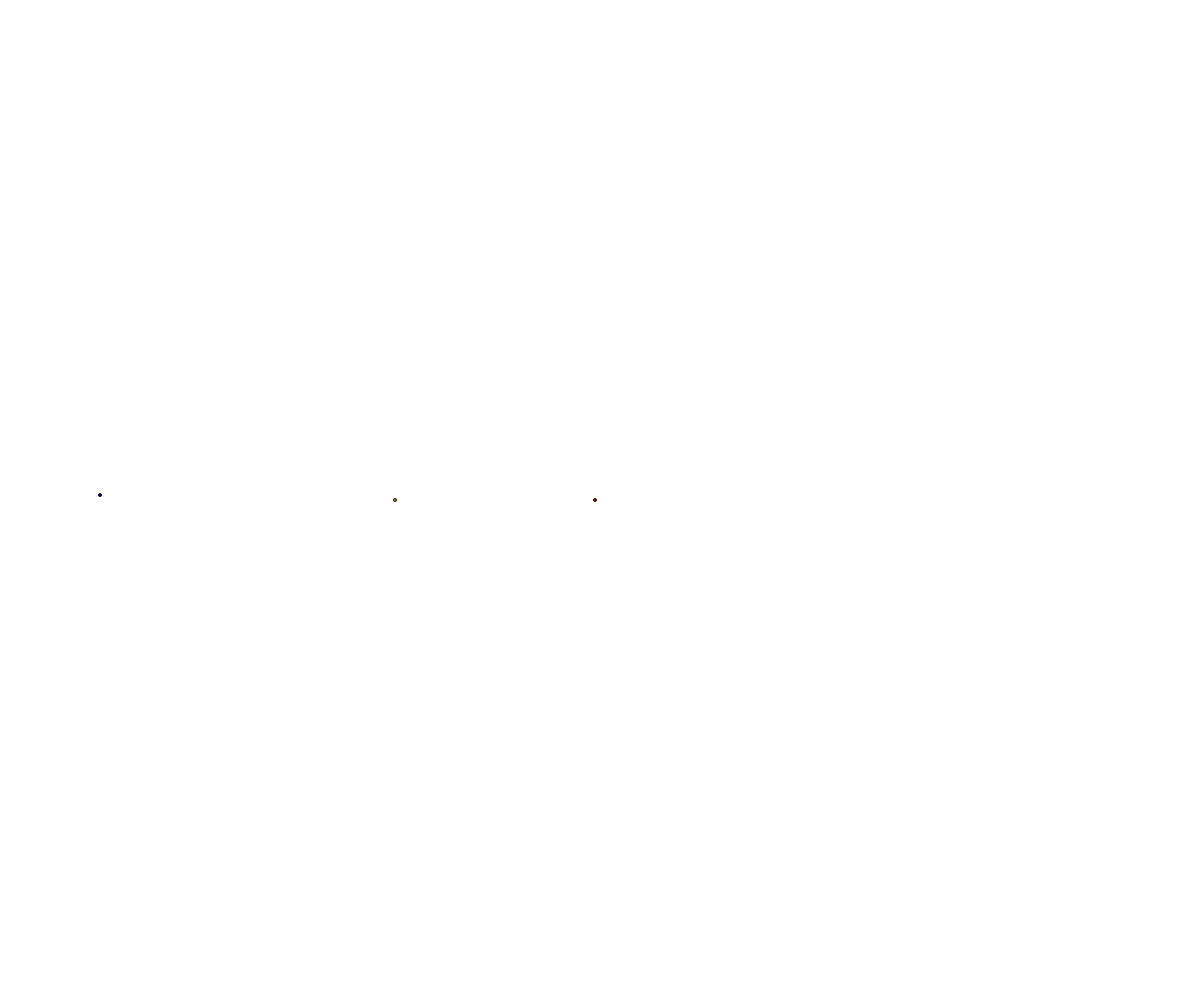
Frame 1 (no input)
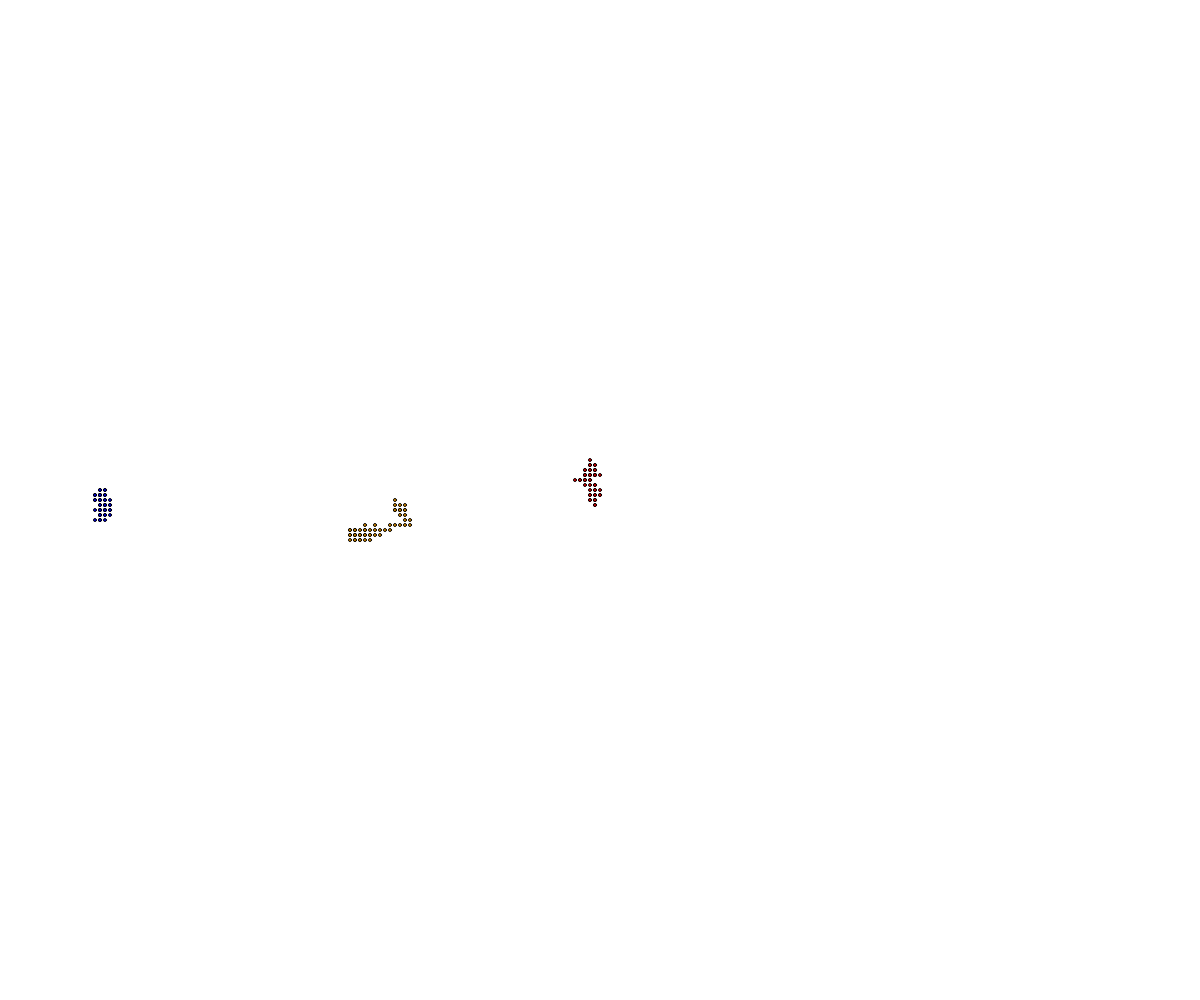
Frame 60 (no input)
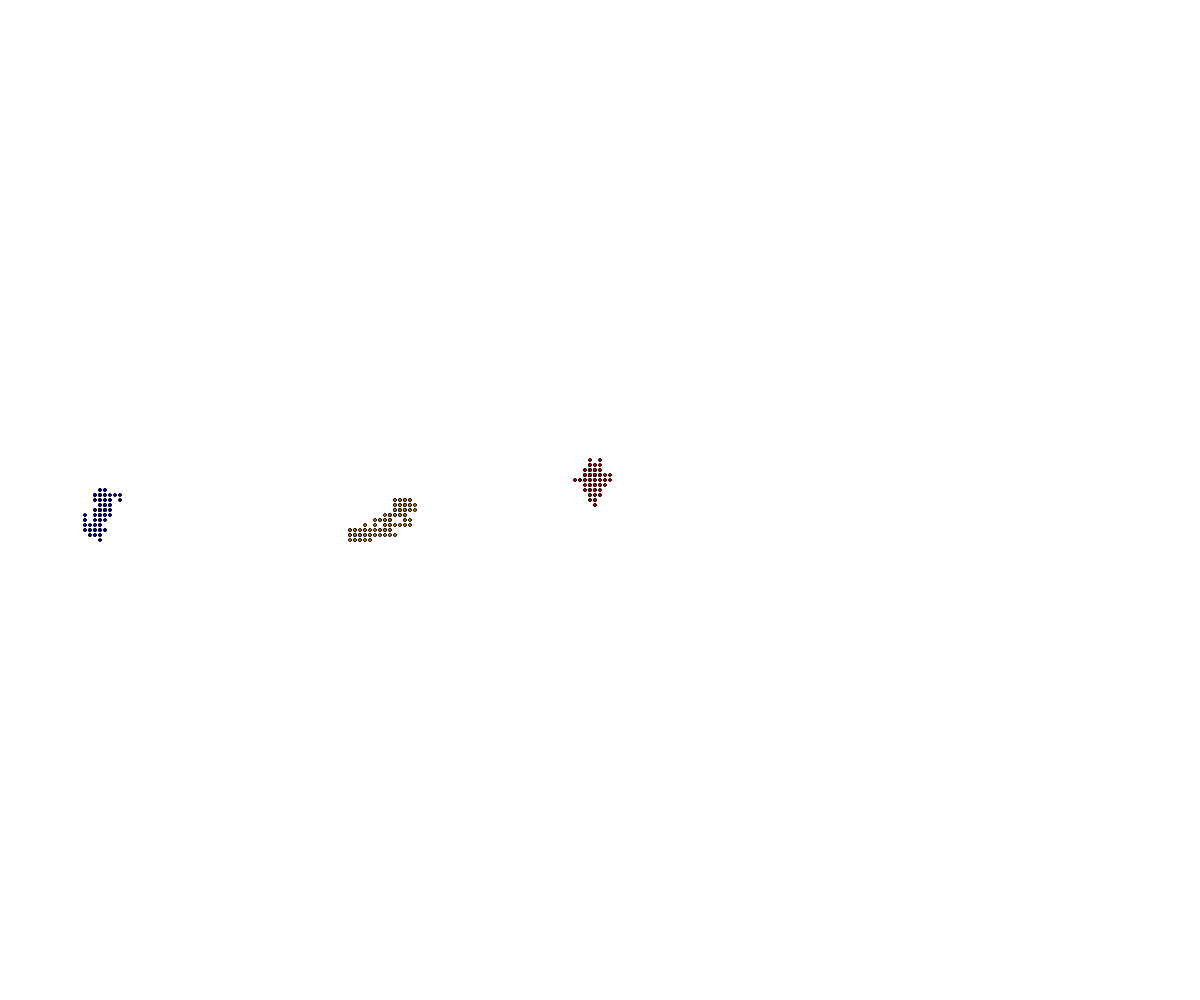
Frame 120 (the mouse pressed at the canvas centre since frame 60)

The p5.js sketch that drew these frames (run headless with seeded random() and noise() and a simulated clock; from frame 60 on, the mouse is pressed at the canvas centre):

// p5.js sketch
// ── sketch.js
// OOP Walker Demo

let kayaan, nick, hannah;

function setup() {
  createCanvas(windowWidth, windowHeight);
  kayaan = new Walker(width/2, height/2, "red");
  nick = new Walker(100, height/2, "blue");
  hannah = new Walker(400, 500, "orange");
  
}

function draw() {
  kayaan.move();
  nick.move();
  hannah.move();
  
  kayaan.display();
  nick.display();
  hannah.display();
  
}

class Walker {
  constructor(x, y, theColor) {
    this.x = x;
    this.y = y;
    this.color = theColor;
    this.speed = 5;
  }

  display() {
    fill(this.color);
    circle(this.x, this.y, 3);
  }

  move() {
    let choice = random(100);
    if (choice < 25) { //up
      this.y -= this.speed;
    }
    else if (choice < 50) { //down
      this.y += this.speed;
    }
    else if (choice < 75) { //left
      this.x -= this.speed;
    }
    else if (choice < 100) { //right
      this.x += this.speed;
    }
   
  }

}
